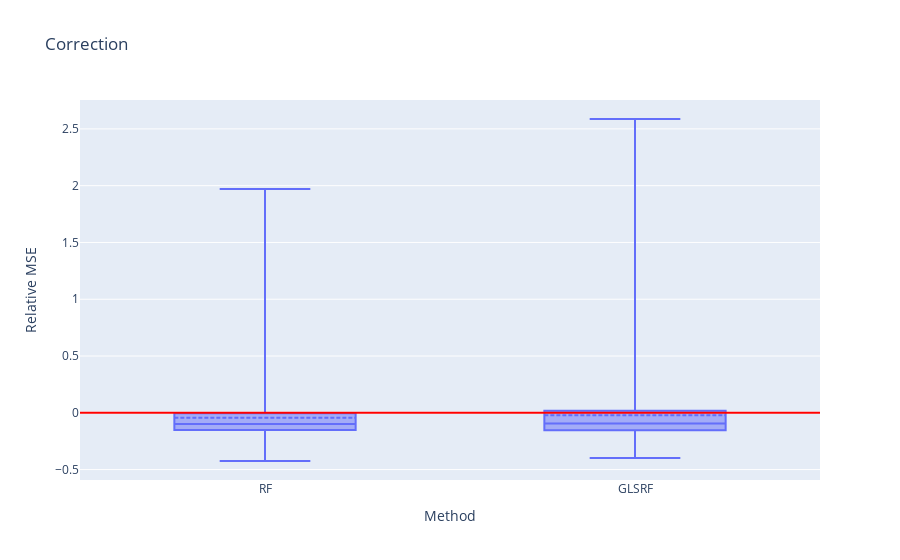

Notebook code cell kept with this figure:
### Code cell
fig_rela = px.box((df - risk) / risk, 
             labels={
                     "variable": "Method",
                     "value": "Relative MSE"
                     },
             title="Correction",
             points=False)
fig_rela.update_traces(boxmean=True)

fig_rela.add_hline(y=0., line_color='red')

### Figure 1 — Plotly figure (JSON) as saved in the notebook; plotly's stock layout.template omitted (floating-point values rounded to 4 significant figures; data arrays with more than 128 entries replaced by an {"elided": "..."} marker saying what was removed)
{"data": [{"alignmentgroup": "True", "boxmean": true, "boxpoints": false, "hovertemplate": "Method=%{x}<br>Relative MSE=%{y}<extra></extra>", "legendgroup": "", "marker": {"color": "#636efa"}, "name": "", "notched": false, "offsetgroup": "", "orientation": "v", "showlegend": false, "type": "box", "x": {"elided": "200 str values"}, "x0": " ", "xaxis": "x", "y": {"elided": "200 float values"}, "y0": " ", "yaxis": "y"}], "layout": {"boxmode": "group", "legend": {"tracegroupgap": 0}, "shapes": [{"line": {"color": "red"}, "type": "line", "x0": 0, "x1": 1, "xref": "x domain", "y0": 0, "y1": 0, "yref": "y"}], "title": {"text": "Correction"}, "xaxis": {"anchor": "y", "domain": [0, 1], "title": {"text": "Method"}}, "yaxis": {"anchor": "x", "domain": [0, 1], "title": {"text": "Relative MSE"}}}}
